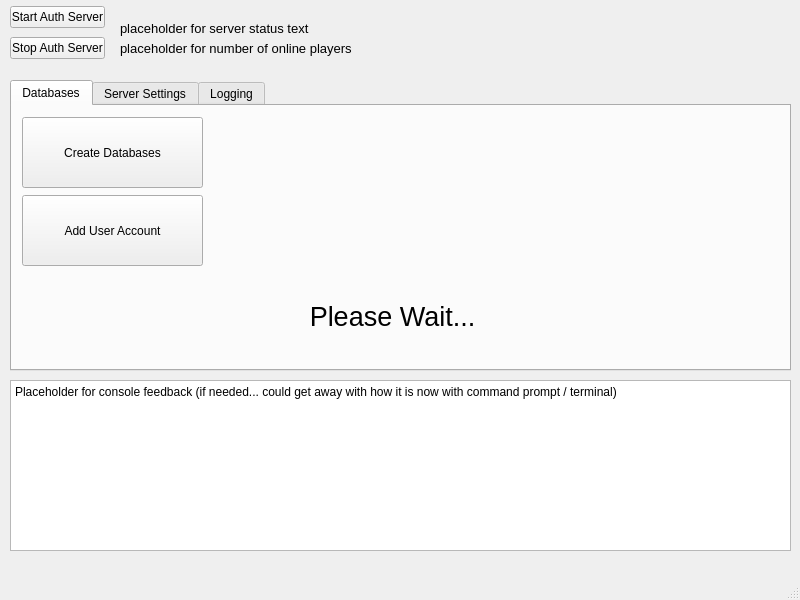
<?xml version="1.0" encoding="UTF-8"?>
<ui version="4.0">
 <class>SEGSAdminTool</class>
 <widget class="QMainWindow" name="SEGSAdminTool">
  <property name="geometry">
   <rect>
    <x>0</x>
    <y>0</y>
    <width>800</width>
    <height>600</height>
   </rect>
  </property>
  <property name="windowTitle">
   <string>SEGSAdminTool</string>
  </property>
  <widget class="QWidget" name="centralwidget">
   <widget class="QLabel" name="logo">
    <property name="geometry">
     <rect>
      <x>510</x>
      <y>10</y>
      <width>281</width>
      <height>81</height>
     </rect>
    </property>
    <property name="text">
     <string>&lt;html&gt;&lt;head/&gt;&lt;body&gt;&lt;p&gt;&lt;img src=&quot;:/segsLogo/title_v2.png&quot;/&gt;&lt;/p&gt;&lt;/body&gt;&lt;/html&gt;</string>
    </property>
   </widget>
   <widget class="QTabWidget" name="tabWidget">
    <property name="geometry">
     <rect>
      <x>10</x>
      <y>80</y>
      <width>781</width>
      <height>291</height>
     </rect>
    </property>
    <property name="autoFillBackground">
     <bool>false</bool>
    </property>
    <property name="currentIndex">
     <number>0</number>
    </property>
    <widget class="QWidget" name="tab">
     <attribute name="title">
      <string>Databases</string>
     </attribute>
     <widget class="QWidget" name="verticalLayoutWidget">
      <property name="geometry">
       <rect>
        <x>10</x>
        <y>10</y>
        <width>181</width>
        <height>151</height>
       </rect>
      </property>
      <layout class="QVBoxLayout" name="verticalLayout_2">
       <item>
        <widget class="QPushButton" name="runDBTool">
         <property name="enabled">
          <bool>true</bool>
         </property>
         <property name="minimumSize">
          <size>
           <width>0</width>
           <height>23</height>
          </size>
         </property>
         <property name="maximumSize">
          <size>
           <width>16777215</width>
           <height>71</height>
          </size>
         </property>
         <property name="text">
          <string>Create Databases</string>
         </property>
        </widget>
       </item>
       <item>
        <widget class="QPushButton" name="createUser">
         <property name="minimumSize">
          <size>
           <width>0</width>
           <height>23</height>
          </size>
         </property>
         <property name="maximumSize">
          <size>
           <width>16777215</width>
           <height>71</height>
          </size>
         </property>
         <property name="toolTip">
          <string>&lt;html&gt;&lt;head/&gt;&lt;body&gt;&lt;p&gt;Adds a new user account&lt;/p&gt;&lt;/body&gt;&lt;/html&gt;</string>
         </property>
         <property name="text">
          <string>Add User Account</string>
         </property>
        </widget>
       </item>
      </layout>
     </widget>
     <widget class="QLabel" name="pleasewait">
      <property name="geometry">
       <rect>
        <x>230</x>
        <y>200</y>
        <width>301</width>
        <height>21</height>
       </rect>
      </property>
      <property name="font">
       <font>
        <pointsize>20</pointsize>
        <italic>false</italic>
        <underline>false</underline>
        <strikeout>false</strikeout>
       </font>
      </property>
      <property name="frameShape">
       <enum>QFrame::NoFrame</enum>
      </property>
      <property name="text">
       <string>Please Wait...</string>
      </property>
      <property name="alignment">
       <set>Qt::AlignCenter</set>
      </property>
     </widget>
    </widget>
    <widget class="QWidget" name="tab_3">
     <attribute name="title">
      <string>Server Settings</string>
     </attribute>
    </widget>
    <widget class="QWidget" name="tab_4">
     <attribute name="title">
      <string>Logging</string>
     </attribute>
    </widget>
   </widget>
   <widget class="QLabel" name="serverstatus">
    <property name="geometry">
     <rect>
      <x>120</x>
      <y>20</y>
      <width>241</width>
      <height>16</height>
     </rect>
    </property>
    <property name="font">
     <font>
      <pointsize>10</pointsize>
      <weight>50</weight>
      <bold>false</bold>
     </font>
    </property>
    <property name="text">
     <string>placeholder for server status text</string>
    </property>
   </widget>
   <widget class="QWidget" name="layoutWidget">
    <property name="geometry">
     <rect>
      <x>10</x>
      <y>3</y>
      <width>95</width>
      <height>61</height>
     </rect>
    </property>
    <layout class="QVBoxLayout" name="verticalLayout">
     <item>
      <widget class="QPushButton" name="authserver_start">
       <property name="text">
        <string>Start Auth Server</string>
       </property>
      </widget>
     </item>
     <item>
      <widget class="QPushButton" name="authserver_stop">
       <property name="text">
        <string>Stop Auth Server</string>
       </property>
      </widget>
     </item>
    </layout>
   </widget>
   <widget class="QLabel" name="onlineplayers">
    <property name="geometry">
     <rect>
      <x>120</x>
      <y>40</y>
      <width>241</width>
      <height>16</height>
     </rect>
    </property>
    <property name="font">
     <font>
      <pointsize>10</pointsize>
      <weight>50</weight>
      <bold>false</bold>
     </font>
    </property>
    <property name="text">
     <string>placeholder for number of online players</string>
    </property>
   </widget>
   <widget class="QPlainTextEdit" name="output">
    <property name="geometry">
     <rect>
      <x>10</x>
      <y>380</y>
      <width>781</width>
      <height>171</height>
     </rect>
    </property>
    <property name="autoFillBackground">
     <bool>false</bool>
    </property>
    <property name="readOnly">
     <bool>true</bool>
    </property>
    <property name="plainText">
     <string>Placeholder for console feedback (if needed... could get away with how it is now with command prompt / terminal)</string>
    </property>
   </widget>
  </widget>
  <widget class="QMenuBar" name="menubar">
   <property name="geometry">
    <rect>
     <x>0</x>
     <y>0</y>
     <width>800</width>
     <height>21</height>
    </rect>
   </property>
  </widget>
  <widget class="QStatusBar" name="statusbar"/>
 </widget>
 <resources>
  <include location="images.qrc"/>
 </resources>
 <connections/>
</ui>
